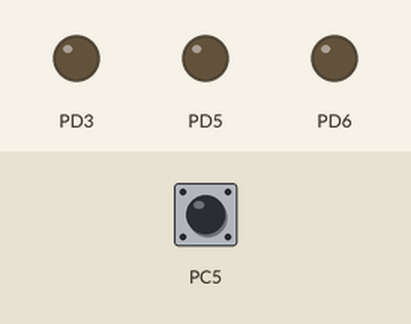
Recording of a program running on a simulated ATmega328P, built with avr-gcc and emulated at 16 MHz. Parts: output pins drawn as LEDs (lit = HIGH). The inputs (shaded band) are chosen by the test bench; at power-on: PC5 HIGH.

Above: at 1.2 s.
1.3 s: PC5 driven LOW
Timing chart, 0 to 2.3 s (numbered marks = the images above; inputs shaded):
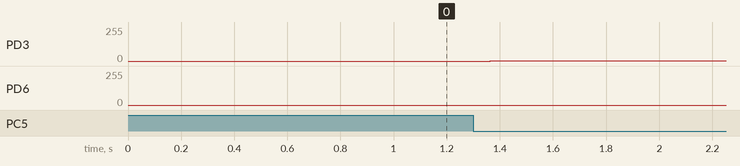

The program:

main.c
```c
#include <stdio.h>
#include <avr/io.h>
#include <avr/interrupt.h>
#include <util/delay.h>
#include <Functions.h>

void initIO(void) {
    //Make PD5 an output
    DDRD |= (1 << PD5);

    //Make PC3 an input
    DDRC &= ~(1 << PC3);

    //Enable pullup resistor on PC3
    PORTC |= (1 << PC3);

    // Fast PWM mode for timers 0 and 2
    TCCR0A |= (1 << WGM01) | (1 << WGM00);
    TCCR2A |= (1 << WGM21) | (1 << WGM20);

    // clear OC0A on compare match, set on BOTTOM (inverting)
    // 255 is fully off, 0 is fully on
    TCCR0A |= (1 << COM0A1) | (1 << COM0A0) | (1 << COM0B1) | (1 << COM0B0);
    TCCR2A |= (1 << COM2B1) | (1 << COM2B0);

    // Use clock directly, no prescaler
    TCCR0B |= (0 << CS02) | (0 << CS01) | (1 << CS00);
    TCCR2B |= (0 << CS22) | (0 << CS21) | (1 << CS20);

    // initialize counter for TIMER 0 and TIMER 2
    TCNT0 = 0;
    TCNT2 = 0;

    DDRD |= ((1 << PD3) | (1 << PD5) | (1 << PD6));
}


int main(void)
{
    initIO();

    alloff();

    while(1){
        if((PINC & _BV(PC5)) == 0){
            for(int i = 0; i < 255; i++){
                red(255-i);
                green(i);
                _delay_ms(0.25);
            }
            for(int k = 255; k >= 0; k--){
                green(k);
                blue(255-k);
                _delay_ms(0.25);
            }
            for(int j = 0; j < 255; j++){
                red(j);
                blue(255-j);
                _delay_ms(0.25);
            }

        }

        alloff();
    }
}
```

Functions.h
```c
// (licence header left out)
#ifndef button_pwm_Functions_h
#define button_pwm_Functions_h


void green(int intensity){
    OCR0A = (255-intensity);
}

void blue(int intensity){
    OCR0B = (255-intensity);
}

void red(int intensity){
    OCR2B = (255-intensity);
}

void alloff(){
    red(0);
    green(0);
    blue(0);
}


#endif
```

Measured:
- after the input at 1.3 s, PD3: 0/255 → 1/255 after 0.06 s
